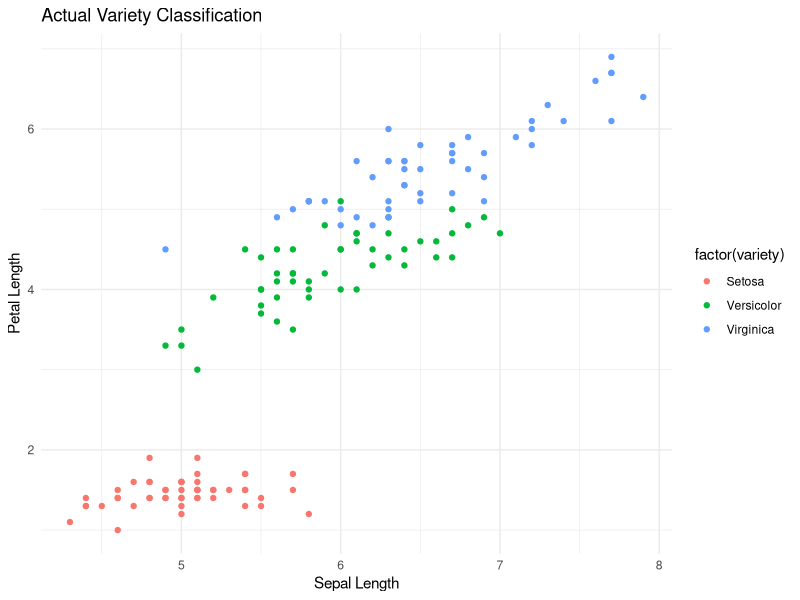
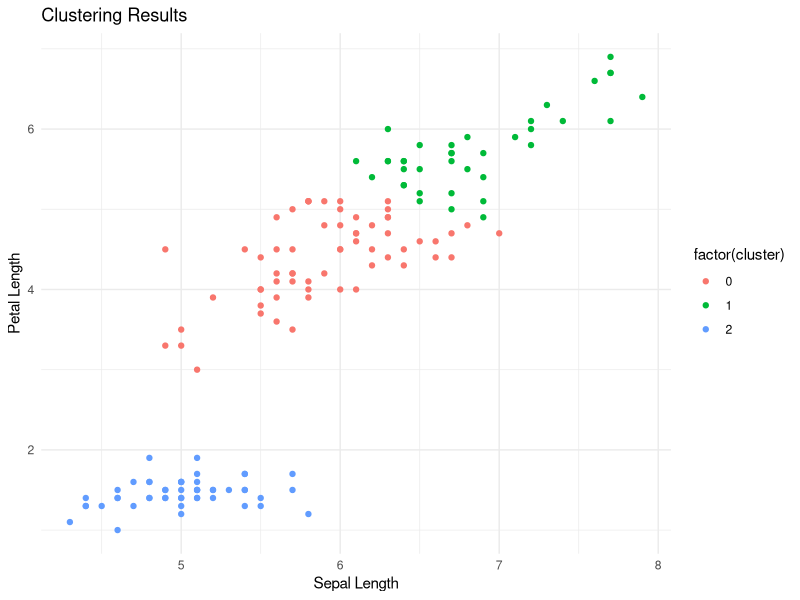
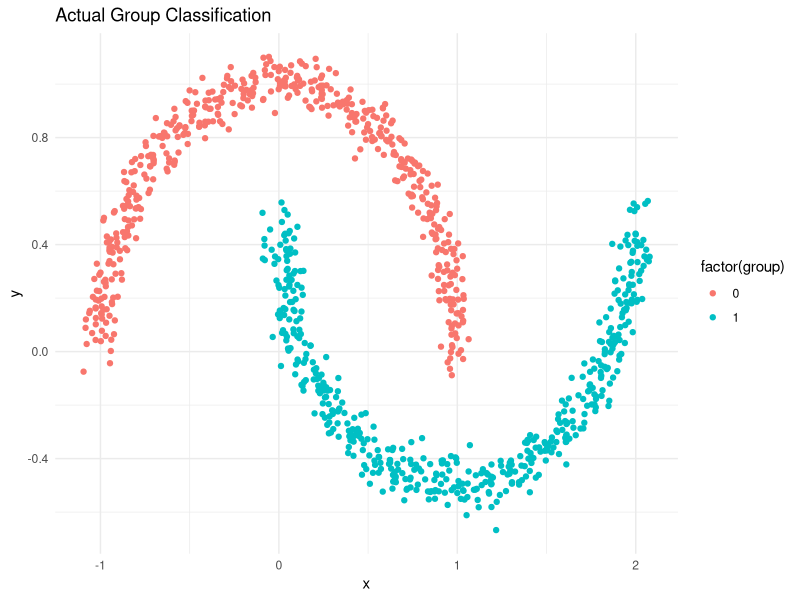
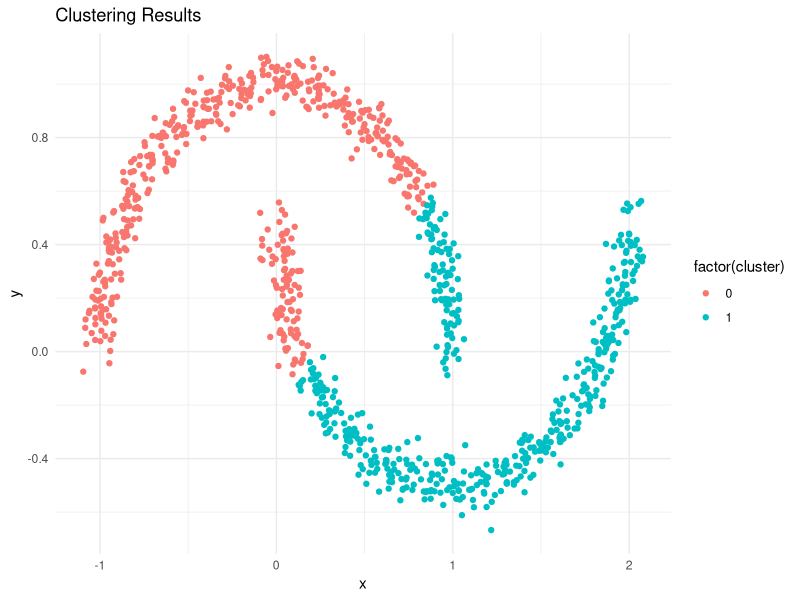
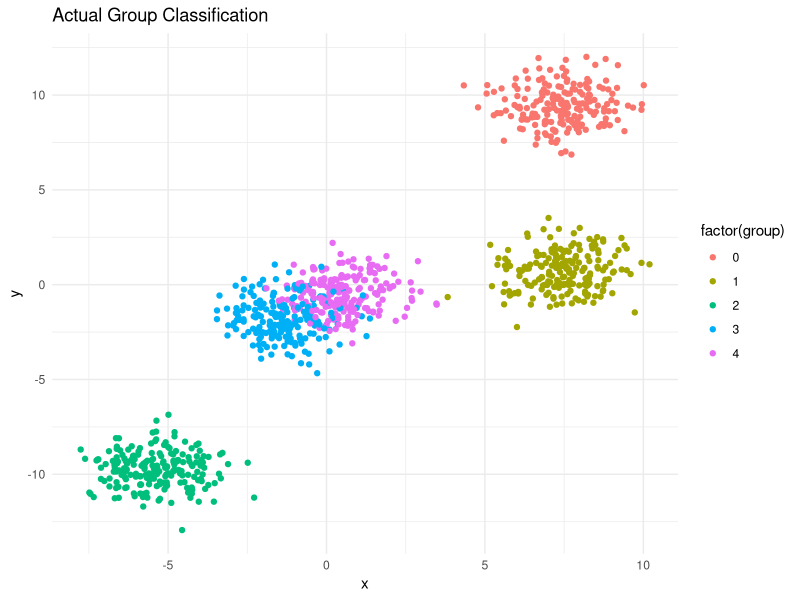
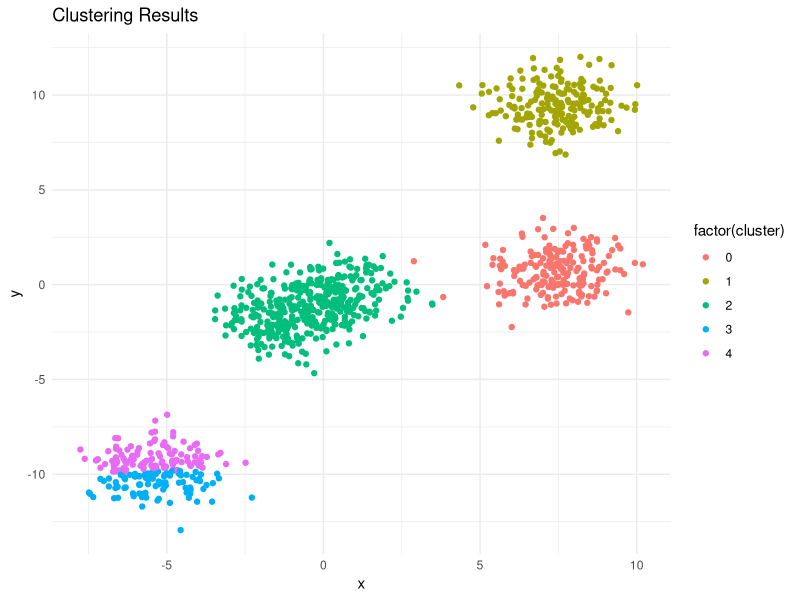

Generate these figures, in order, with R:
library(tidyverse)

# plotting iris
iris <- read_csv('iris_cluster.csv')

ggplot(data = iris) +
  geom_point(aes(sepal.length,petal.length, color=factor(variety))) +
  xlab("Sepal Length") +
  ylab("Petal Length") + 
  theme_minimal() +
  ggtitle('Actual Variety Classification')

ggplot(data = iris) +
  geom_point(aes(sepal.length,petal.length, color=factor(cluster))) +
  xlab("Sepal Length") +
  ylab("Petal Length") + 
  theme_minimal() +
  ggtitle("Clustering Results")

# plotting moons
moons <- read_csv("moons_cluster.csv")

ggplot(data = moons) +
  geom_point(aes(x,y, color=factor(group))) +
  xlab("x") +
  ylab("y") + 
  theme_minimal() +
  ggtitle('Actual Group Classification')

ggplot(data = moons) +
  geom_point(aes(x,y, color=factor(cluster))) +
  xlab("x") +
  ylab("y") + 
  theme_minimal() +
  ggtitle("Clustering Results")

# plotting blobs
blobs <- read_csv("blobs_cluster.csv")

ggplot(data = blobs) +
  geom_point(aes(x,y, color=factor(group))) +
  xlab("x") +
  ylab("y") + 
  theme_minimal() +
  ggtitle('Actual Group Classification')

ggplot(data = blobs) +
  geom_point(aes(x,y, color=factor(cluster))) +
  xlab("x") +
  ylab("y") + 
  theme_minimal() +
  ggtitle("Clustering Results")

# generate multi-dimensional blobs
blob_data <- read_csv("data/blobs.csv")

for(i in 1:50){
  blob_data[[i]] <- runif(1)*blob_data$x
}

write_csv(blob_data[1:50,], file = "data/multi_blobs.csv")  
